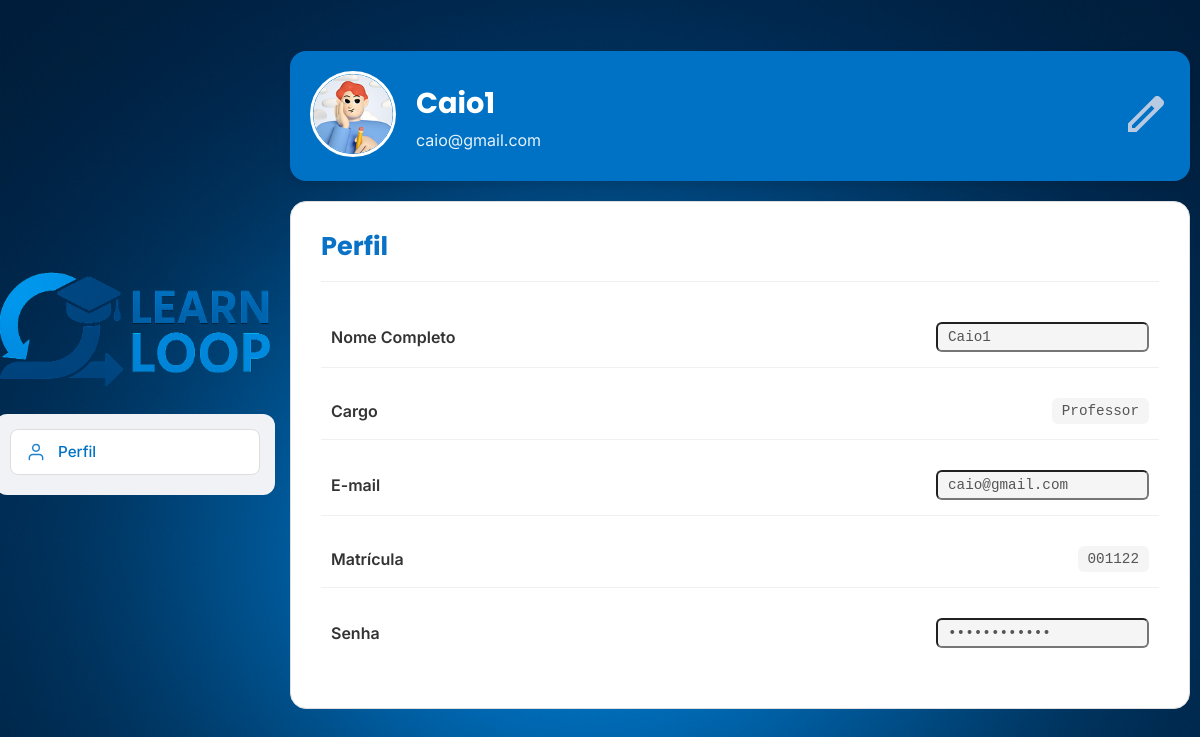
Page /perfil/ (signed in) on the earlier database version.
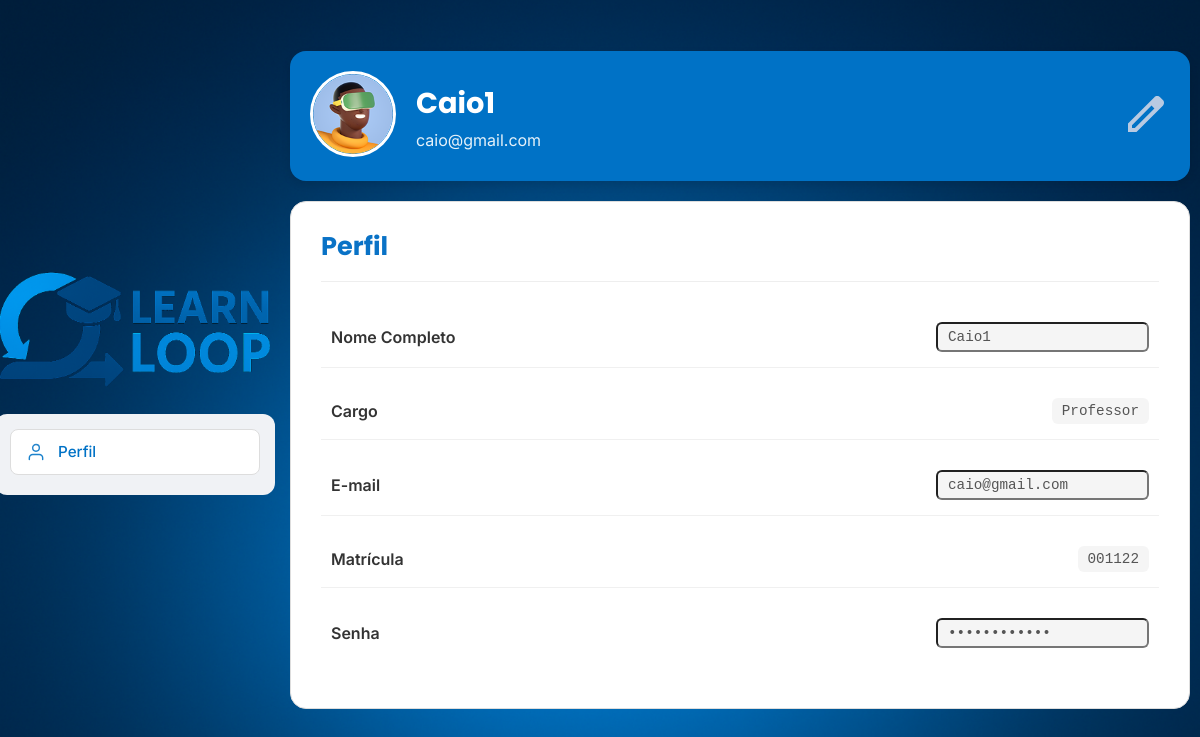
Same page on the later database version.
### public/models.py (models this page shows, shortened)
class UsuarioPersonalizado(AbstractUser):
    USERNAME_FIELD = 'matricula'
    REQUIRED_FIELDS = ['email', 'username'] # 'email' e 'username' seriam campos obrigatórios ao criar superusuário.
    matricula = models.CharField(
        max_length=50,
        unique=True,
        blank=True, # Permite que seja vazio, dependendo de como você usa USERNAME_FIELD
        null=True,  # Permite que seja nulo no banco de dados
        help_text="Matrícula única do usuário."
    )
    nome_completo = models.CharField(
        max_length=255,
        blank=True,
        help_text="Nome completo do usuário."
    )
    TIPO_USUARIO_CHOICES = (
        ('aluno', 'Aluno'),
        ('professor', 'Professor'),
    )
    tipo_usuario = models.CharField(
        max_length=10,
        choices=TIPO_USUARIO_CHOICES,
        default='aluno',
        help_text="Define se o usuário é um aluno ou um professor."
    )
    avatar = models.CharField(
        max_length=255,
        blank=True,
        null=True,
        default='public/images/User.svg',
        help_text="Caminho para o arquivo de avatar do usuário."
    )
    class Meta:
        verbose_name = "Usuário Personalizado"
        verbose_name_plural = "Usuários Personalizados"

### public/views.py (the view)
# urls.py: path('perfil/', views.perfil, name='perfil'),
@login_required
def perfil(request):
    projetos_do_aluno = []
    if request.user.tipo_usuario == 'aluno':
        projetos_do_aluno = Projeto.objects.filter(participantes=request.user).distinct().order_by('nome')
    context = {
        'user': request.user,
        'projetos_do_aluno': projetos_do_aluno
    }
    return render(request, 'public/pages/perfil.html', context)

### public/templates/public/pages/perfil.html (shortened to what this page needs)
{% extends "public/templates/main.html" %}
{% load static %}
{% block content %}
<div class="perfil-container">
    <div class="sidebar-wrapper">
        <div class="perfil-logo-container">
            <img src="{% static 'public/images/LL3.png' %}" alt="Logomarca Learn Loop">
        </div>
        <aside class="perfil-sidebar">
            <nav id="perfil-tabs">
                <a href="#" class="nav-link active" data-tab="perfil-info">
                    <img src="{% static 'public/images/User.svg' %}" alt="Ícone de Perfil">
                    <span>Perfil</span>
                </a>
            </nav>
        </aside>
    </div>
    <div class="perfil-content">
        <div class="perfil-header-banner">
            <div class="perfil-header-avatar" id="avatar-container" style="cursor: pointer;" title="Clique para mudar o avatar">
                <img src="{% static user.avatar %}" alt="Avatar do Usuário">
            </div>
            <div class="perfil-header-info">
                <h2>{{ user.nome_completo|default:"SEU NOME" }}</h2>
                <p>{{ user.email|default:"seunome@gmail.com" }}</p>
            </div>
            <div class="perfil-header-actions">
                <img id="edit-profile-icon" src="{% static 'public/images/edit.svg' %}" alt="Editar Perfil" title="Editar Perfil" style="cursor: pointer;">
            </div>
        </div>
        <div class="perfil-main-content">
            <div id="perfil-info" class="tab-pane active">
                <h2 class="perfil-content-title">Perfil</h2>
                <form id="profile-form">
                    <div class="info-list">
                        <div class="info-row">
                            <label class="info-label" for="nome_completo">Nome Completo</label>
                            <input type="text" id="nome_completo" name="nome_completo" class="info-value" value="{{ user.nome_completo|default:"Seu Nome" }}" readonly>
                        </div>
                        <div class="info-row">
                            <span class="info-label">Cargo</span>
                            <span class="info-value">{{ user.get_tipo_usuario_display }}</span>
                        </div>
                        <div class="info-row">
                            <label class="info-label" for="email">E-mail</label>
                            <input type="email" id="email" name="email" class="info-value" value="{{ user.email|default:"seunome@gmail.com" }}" readonly>
                        </div>
                        <div class="info-row">
                            <span class="info-label">Matrícula</span>
                            <span class="info-value">{{ user.matricula|default:"00000000000" }}</span>
                        </div>
                        <div class="info-row">
                            <label class="info-label" for="password">Senha</label>
                            <input type="password" id="password" name="password" class="info-value" value="************" readonly>
                        </div>
                    </div>
                </form>
            </div>
        </div>
    </div>
</div>
{% endblock %}

### public/templates/public/templates/main.html (shortened to what this page needs)
{% load static %}
<!doctype html>
<html lang="pt-br">
<head>
    <link rel="stylesheet" href="{% static 'public/styles/style.css' %}">
    <link rel="stylesheet" href="https://unpkg.com/easymde/dist/easymde.min.css">
    <link rel="stylesheet" href="https://cdn.jsdelivr.net/npm/flatpickr/dist/flatpickr.min.css">
</head>
<body {% block body_class %}{% endblock %}>
    <main {% block main_class %}{% endblock %}>{% block content %}{% endblock %}</main>
</body>
</html>

Differences in the rows shown:
changed UsuarioPersonalizado "Caio1": avatar: a different picture
